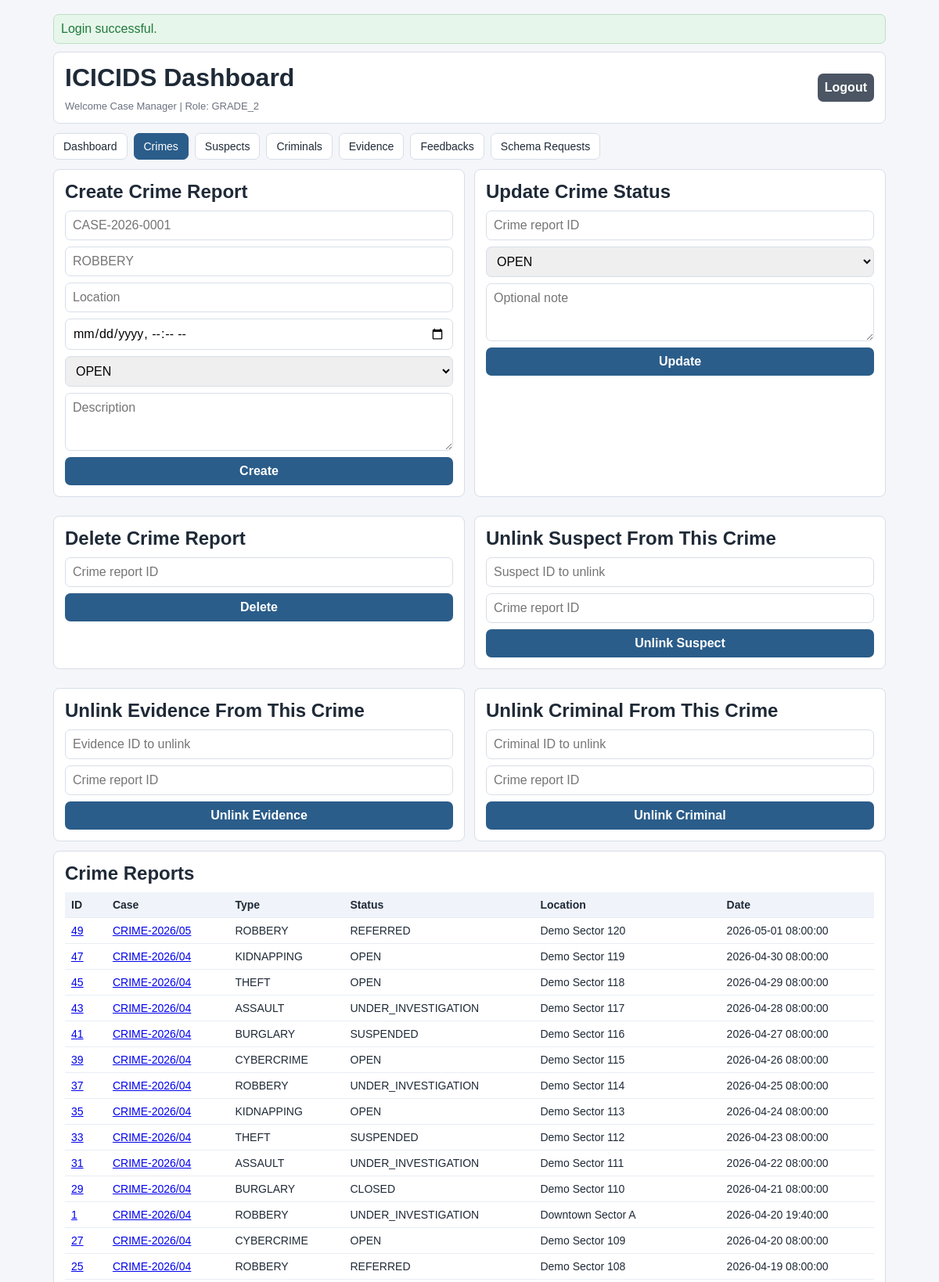
/index.php?view=crimes (signed in, upper part), run on the app's committed database.
### tables this page shows
CREATE TABLE crime_reports (
    id BIGINT UNSIGNED AUTO_INCREMENT PRIMARY KEY,
    case_number VARCHAR(40) NOT NULL,
    crime_type VARCHAR(120) NOT NULL,
    location_text VARCHAR(255) NOT NULL,
    latitude DECIMAL(10,8) NULL,
    longitude DECIMAL(11,8) NULL,
    crime_datetime DATETIME NOT NULL,
    description TEXT NOT NULL,
    investigation_status ENUM('OPEN', 'UNDER_INVESTIGATION', 'SUSPENDED', 'CLOSED', 'REFERRED') NOT NULL DEFAULT 'OPEN',
    reported_by_officer_id BIGINT UNSIGNED NOT NULL,
    assigned_officer_id BIGINT UNSIGNED NULL,
    created_at DATETIME NOT NULL DEFAULT CURRENT_TIMESTAMP,
    updated_at DATETIME NOT NULL DEFAULT CURRENT_TIMESTAMP ON UPDATE CURRENT_TIMESTAMP,
    CONSTRAINT fk_crime_reports_reported_by
        FOREIGN KEY (reported_by_officer_id) REFERENCES officers(id)
        ON UPDATE CASCADE ON DELETE RESTRICT,
    CONSTRAINT fk_crime_reports_assigned_to
        FOREIGN KEY (assigned_officer_id) REFERENCES officers(id)
        ON UPDATE CASCADE ON DELETE SET NULL,
    INDEX idx_crime_reports_case_number (case_number),
    INDEX idx_crime_reports_type (crime_type),
    INDEX idx_crime_reports_status (investigation_status),
    INDEX idx_crime_reports_datetime (crime_datetime),
    INDEX idx_crime_reports_reported_by (reported_by_officer_id),
    INDEX idx_crime_reports_assigned (assigned_officer_id)
);

### Auth.php (called while the page is built, shortened)
<?php
final class Auth
{
    public function isAuthenticated(): bool
    {
        return isset($_SESSION[self::SESSION_KEY]);
    }
    public function currentOfficer(): ?array
    {
        return $_SESSION[self::SESSION_KEY];
    }
    public function enforce(string $operation, ?string $table = null): void
    {
        $officer = $this->currentOfficer();
        $rank = (string)$officer['rank'];
        $normalizedOperation = strtoupper(trim($operation));
        $normalizedTable = $table !== null ? strtolower(trim($table)) : null;
        if (
            $normalizedOperation === 'READ'
            && in_array($normalizedTable, ['officer_activity', 'login_logs'], true)
            && $rank !== self::ROLE_GRADE_1
        ) {
            throw new RuntimeException('Permission denied. Audit logs are restricted to Grade 1 officer.');
        }
        if ($rank === self::ROLE_GRADE_2) {
            $createTables = [
                'crime_reports',
                'suspects',
                'criminals',
                'evidence',
                'crime_report_suspects',
                'crime_report_evidence',
                'suspect_evidence',
                'criminal_history',
                'criminal_aliases',
            ];
            $deleteTables = [
                'crime_reports',
                'suspects',
                'criminals',
                'evidence',
                'crime_report_suspects',
                'crime_report_evidence',
                'suspect_evidence',
                'criminal_history',
                'criminal_aliases',
            ];
            if ($normalizedOperation === 'READ' || $normalizedOperation === 'UPDATE') {
                return;
            }
            if (
                $normalizedOperation === 'CREATE'
                && in_array($normalizedTable, array_merge($createTables, ['schema_requests', 'feedbacks']), true)
            ) {
                return;
            }
            if ($normalizedOperation === 'DELETE' && in_array($normalizedTable, $deleteTables, true)) {
                return;
            }
            throw new RuntimeException('Permission denied for Grade 2 officer.');
        }
        throw new RuntimeException('Unknown role. Access denied.');
    }
    public function can(string $operation, ?string $table = null): bool
    {
        try {
            return true;
        } catch (Throwable $e) {
            return false;
        }
    }
}

### CrimeAndSuspectManager.php (called while the page is built, shortened)
<?php
require_once __DIR__ . '/Auth.php';
final class CrimeAndSuspectManager
{
    private PDO $db;
    public function __construct(PDO $db, Auth $auth, AuditLogger $auditLogger)
    {
        $this->db = $db;
        $this->auth = $auth;
    }
    public function listCrimeReports(?string $status = null, ?string $crimeType = null, int $limit = 100): array
    {
        $sql = 'SELECT * FROM crime_reports WHERE 1=1';
        $params = [];
        $sql .= ' ORDER BY crime_datetime DESC LIMIT :limit';
        $stmt = $this->db->prepare($sql);
        $stmt->bindValue(':limit', max(1, $limit), PDO::PARAM_INT);
        $stmt->execute();
        return $stmt->fetchAll();
    }
    public function listCrimeReportsFiltered(array $filters, int $limit = 200): array
    {
        $sql = 'SELECT * FROM crime_reports WHERE 1=1';
        $params = [];
        $query = trim((string)($filters['query'] ?? ''));
        $status = trim((string)($filters['status'] ?? ''));
        $type = trim((string)($filters['type'] ?? ''));
        $from = trim((string)($filters['from'] ?? ''));
        $to = trim((string)($filters['to'] ?? ''));
        $sql .= ' ORDER BY crime_datetime DESC LIMIT :limit';
        $stmt = $this->db->prepare($sql);
        $stmt->bindValue(':limit', max(1, $limit), PDO::PARAM_INT);
        $stmt->execute();
        return $stmt->fetchAll();
    }
}

### crimes.php (the view, shortened to what this page needs)
<?php
$crimeReports = $crimeReports ?? [];
$canDeleteCrime = $canDeleteCrime ?? false;
$canLinkSuspect = $canLinkSuspect ?? false;
$canLinkEvidence = $canLinkEvidence ?? false;
$canLinkCriminal = $canLinkCriminal ?? false;
?>
<div class="grid-2">
    <?php if ($canCreateCrime): ?>
        <section class="card">
            <h2>Create Crime Report</h2>
            <form method="post" data-validate-crime="true">
                <input name="case_number" required placeholder="CASE-2026-0001" pattern="CASE-[0-9]{4}-[0-9]{4}" title="Use CASE-YYYY-0001 format" data-upper="true">
                <input name="crime_type" required placeholder="ROBBERY">
                <input name="location_text" required placeholder="Location">
                <input type="datetime-local" name="crime_datetime" required>
                <select name="investigation_status">
                    <option>OPEN</option>
                </select>
                <textarea name="description" rows="3" required placeholder="Description"></textarea>
                <button type="submit">Create</button>
            </form>
        </section>
    <?php endif; ?>
    <?php if ($canUpdateCrime): ?>
        <section class="card">
            <h2>Update Crime Status</h2>
            <form method="post">
                <input type="number" name="crime_report_id" required placeholder="Crime report ID">
                <select name="new_status">
                    <option>OPEN</option>
                </select>
                <textarea name="status_note" rows="3" placeholder="Optional note"></textarea>
                <button type="submit">Update</button>
            </form>
        </section>
    <?php endif; ?>
    <?php if ($canDeleteCrime): ?>
        <section class="card">
            <h2>Delete Crime Report</h2>
            <form method="post">
                <input type="number" name="crime_report_id" required placeholder="Crime report ID">
                <button type="submit">Delete</button>
            </form>
        </section>
    <?php endif; ?>
    <?php if ($canLinkSuspect): ?>
        <section class="card">
            <h2>Unlink Suspect From This Crime</h2>
            <form method="post">
                <input type="number" name="suspect_id" required placeholder="Suspect ID to unlink">
                <input type="number" name="crime_report_id" required placeholder="Crime report ID">
                <button type="submit">Unlink Suspect</button>
            </form>
        </section>
    <?php endif; ?>
    <?php if ($canLinkEvidence): ?>
        <section class="card">
            <h2>Unlink Evidence From This Crime</h2>
            <form method="post">
                <input type="number" name="evidence_id" required placeholder="Evidence ID to unlink">
                <input type="number" name="crime_report_id" required placeholder="Crime report ID">
                <button type="submit">Unlink Evidence</button>
            </form>
        </section>
    <?php endif; ?>
    <?php if ($canLinkCriminal): ?>
        <section class="card">
            <h2>Unlink Criminal From This Crime</h2>
            <form method="post">
                <input type="number" name="criminal_id" required placeholder="Criminal ID to unlink">
                <input type="number" name="crime_report_id" required placeholder="Crime report ID">
                <button type="submit">Unlink Criminal</button>
            </form>
        </section>
    <?php endif; ?>
</div>
<section class="card">
    <h2>Crime Reports</h2>
    <div class="table-wrap">
        <table>
            <thead><tr><th>ID</th><th>Case</th><th>Type</th><th>Status</th><th>Location</th><th>Date</th></tr></thead>
            <tbody>
            <?php foreach ($crimeReports as $row): ?>
                <tr>
                    <td><a href="index.php?view=crimes&crime_id=<?= h((string)$row['id']) ?>"><?= h((string)$row['id']) ?></a></td>
                    <td><a href="index.php?view=crimes&crime_id=<?= h((string)$row['id']) ?>"><?= h((string)$row['case_number']) ?></a></td>
                    <td><?= h((string)$row['crime_type']) ?></td>
                    <td><?= h((string)$row['investigation_status']) ?></td>
                    <td><?= h((string)$row['location_text']) ?></td>
                    <td><?= h((string)$row['crime_datetime']) ?></td>
                </tr>
            <?php endforeach; ?>
            </tbody>
        </table>
    </div>
</section>

### style.css (style rules this page uses)
* { box-sizing: border-box; }
body { margin: 0; font-family: Tahoma, Verdana, sans-serif; background: var(--bg); color: var(--text); }
.card { background: var(--card); border: 1px solid var(--line); border-radius: 8px; padding: 14px; margin-bottom: 12px; }
h1, h2 { margin: 0 0 10px; }
.grid-2 { display: grid; grid-template-columns: 1fr 1fr; gap: 12px; }
form { display: grid; gap: 8px; }
input, select, textarea, button { width: 100%; border: 1px solid var(--line); border-radius: 7px; padding: 9px; font: inherit; }
button { background: var(--primary); color: #fff; border: none; cursor: pointer; font-weight: 700; }
.table-wrap { overflow-x: auto; }
table { width: 100%; border-collapse: collapse; font-size: 14px; }
th, td { border-bottom: 1px solid #e8edf4; padding: 8px; text-align: left; }
th { background: #f0f4fa; }

### data on the page
crime_reports: id "49", case_number "CRIME-2026/05", crime_type "ROBBERY", investigation_status "REFERRED", location_text "Demo Sector 120", crime_datetime "2026-05-01 08:00:00"
crime_reports: id "47", case_number "CRIME-2026/04", crime_type "KIDNAPPING", investigation_status "OPEN", location_text "Demo Sector 119", crime_datetime "2026-04-30 08:00:00"
crime_reports: id "45", case_number "CRIME-2026/04", crime_type "THEFT", investigation_status "OPEN", location_text "Demo Sector 118", crime_datetime "2026-04-29 08:00:00"
crime_reports: id "43", case_number "CRIME-2026/04", crime_type "ASSAULT", investigation_status "UNDER_INVESTIGATION", location_text "Demo Sector 117", crime_datetime "2026-04-28 08:00:00"
crime_reports: id "41", case_number "CRIME-2026/04", crime_type "BURGLARY", investigation_status "SUSPENDED", location_text "Demo Sector 116", crime_datetime "2026-04-27 08:00:00"
crime_reports: id "39", case_number "CRIME-2026/04", crime_type "CYBERCRIME", investigation_status "OPEN", location_text "Demo Sector 115", crime_datetime "2026-04-26 08:00:00"
crime_reports: id "37", case_number "CRIME-2026/04", crime_type "ROBBERY", investigation_status "UNDER_INVESTIGATION", location_text "Demo Sector 114", crime_datetime "2026-04-25 08:00:00"
crime_reports: id "35", case_number "CRIME-2026/04", crime_type "KIDNAPPING", investigation_status "OPEN", location_text "Demo Sector 113", crime_datetime "2026-04-24 08:00:00"
crime_reports: id "33", case_number "CRIME-2026/04", crime_type "THEFT", investigation_status "SUSPENDED", location_text "Demo Sector 112", crime_datetime "2026-04-23 08:00:00"
crime_reports: id "31", case_number "CRIME-2026/04", crime_type "ASSAULT", investigation_status "UNDER_INVESTIGATION", location_text "Demo Sector 111", crime_datetime "2026-04-22 08:00:00"
crime_reports: id "29", case_number "CRIME-2026/04", crime_type "BURGLARY", investigation_status "CLOSED", location_text "Demo Sector 110", crime_datetime "2026-04-21 08:00:00"
crime_reports: id "1", case_number "CRIME-2026/04", crime_type "ROBBERY", investigation_status "UNDER_INVESTIGATION", location_text "Downtown Sector A", crime_datetime "2026-04-20 19:40:00"
crime_reports: id "27", case_number "CRIME-2026/04", crime_type "CYBERCRIME", investigation_status "OPEN", location_text "Demo Sector 109", crime_datetime "2026-04-20 08:00:00"
crime_reports: id "25", case_number "CRIME-2026/04", crime_type "ROBBERY", investigation_status "REFERRED", location_text "Demo Sector 108", crime_datetime "2026-04-19 08:00:00"

### other printed values
$flash['message'] "Login successful."
$officer['name'] "Case Manager"
$rank "GRADE_2"
